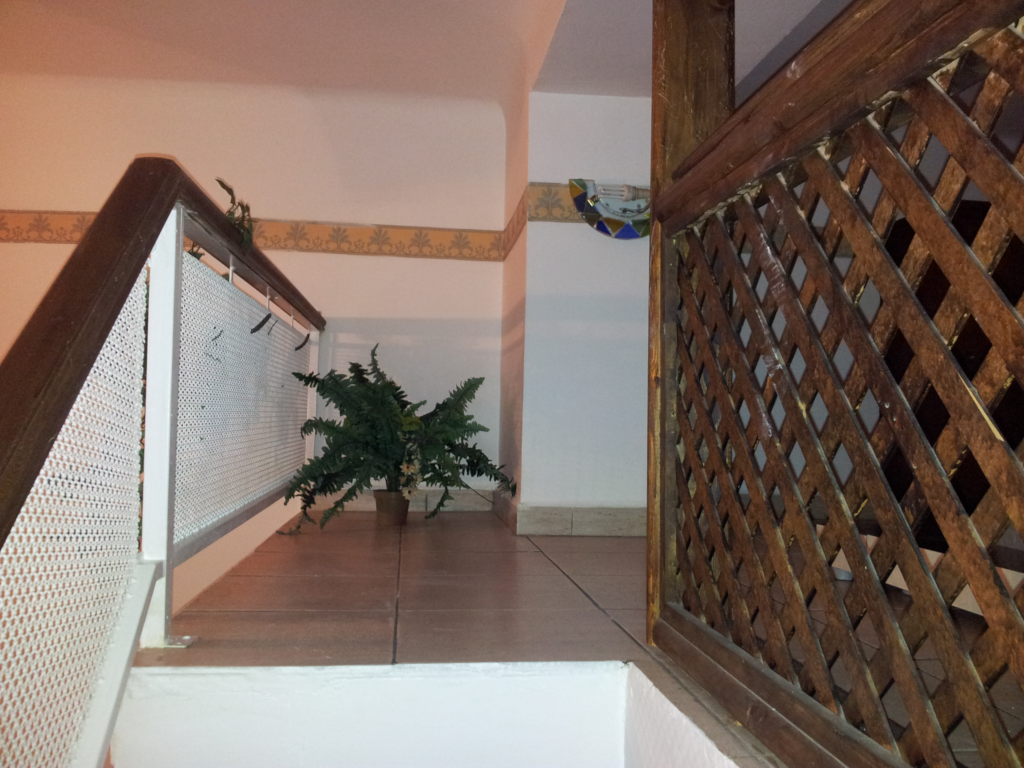
#> input picture vico/week5/scene1.png, 1024 x 768 px
$ jupyter execute --allow-errors VICO_Spring_Week_5_Practical.ipynb   (shell and % lines are left out)
#> lines starting #> are read from the running program, lines starting #| are printed output that depends on the picture
[cell 1]
# The following might be needed if the SIFT code does not run. In this case, you will also need to restart the runtime
# !pip install opencv-contrib-python==4.5.5.62

#VICO Spring Week 5 Practical: Local features

As usual, let's start with the required imports; we also need to download some of the images we will be working with.

[cell 2]
# !wget https://www.dropbox.com/s/ev2zkedv72ivk18/scene1.png
# !wget https://www.dropbox.com/s/uy8t276qptvlrdg/scene2.png

import numpy as np
import cv2
import matplotlib.pyplot as plt

Let's load the images and visualise them; they are two different views of the same scene.

[cell 3]
img1 = cv2.imread("scene1.png")
#> img1 is the input picture: shape (768, 1024, 3); mean B, G, R 99.8, 109.8, 127.4

img1 = cv2.cvtColor(img1, cv2.COLOR_BGR2RGB)

img2 = cv2.imread("scene2.png")
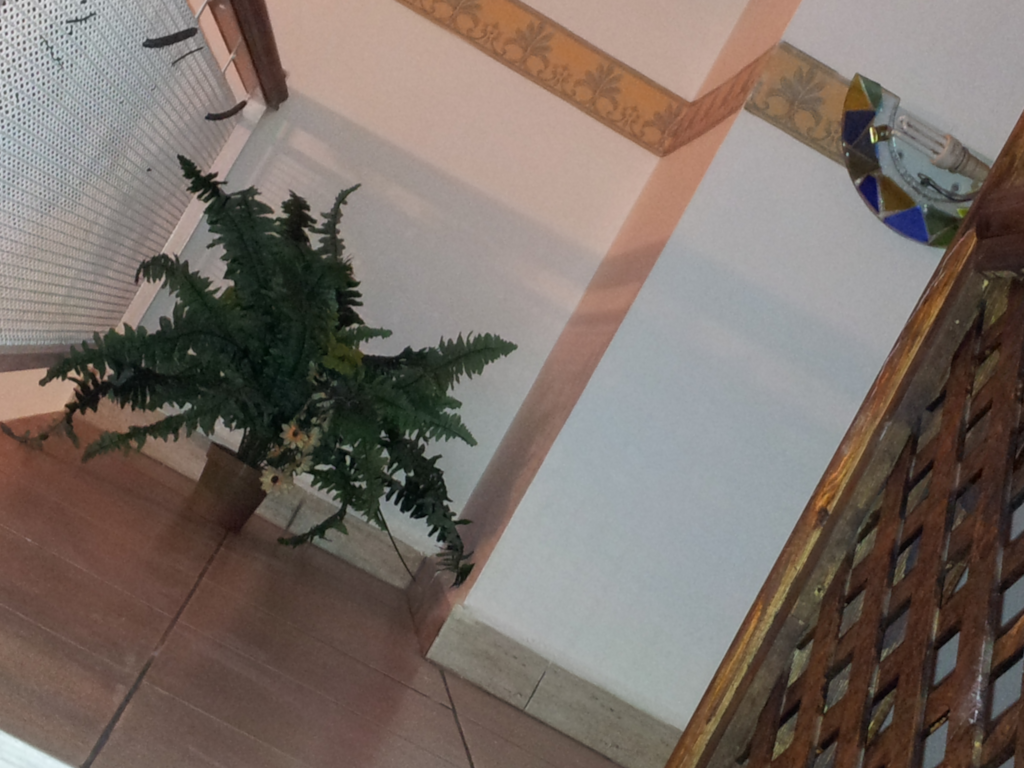
#> input picture vico/week5/scene2.png, 1024 x 768 px
#> img2 is the input picture: shape (768, 1024, 3); mean B, G, R 103.8, 110.8, 122
img2 = cv2.cvtColor(img2, cv2.COLOR_BGR2RGB)

fig=plt.figure(figsize=(16, 16))
fig.add_subplot(1,2,1)
plt.imshow(img1)
fig.add_subplot(1,2,2)
plt.imshow(img2)
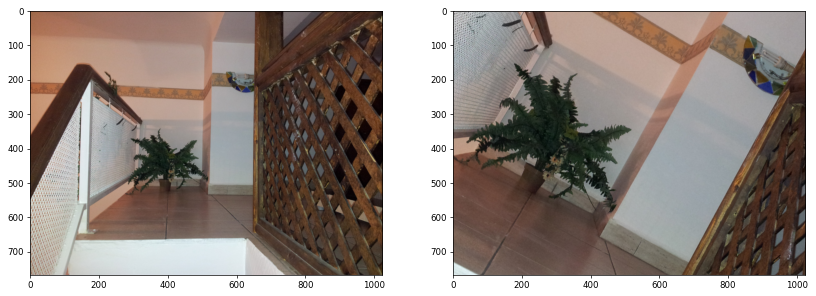
#> figure drawn by matplotlib, 2 panels

Let's detect the SIFT features, create the descriptors and visualise their locations.

[cell 4]
# We could use colour images to detect the features. However, they might be easier to visualise on greyscale images
img1_gray = cv2.cvtColor(img1, cv2.COLOR_BGR2GRAY)
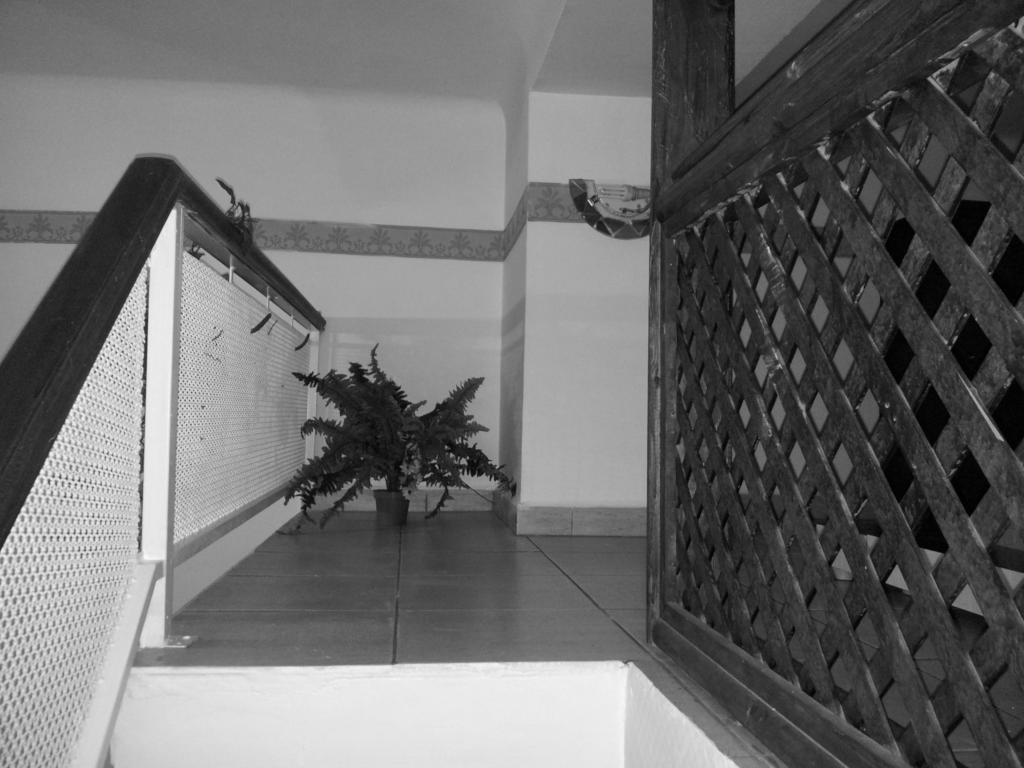
#> img1_gray: shape (768, 1024); min 1, max 250, mean 108.8
img2_gray = cv2.cvtColor(img2, cv2.COLOR_BGR2GRAY)
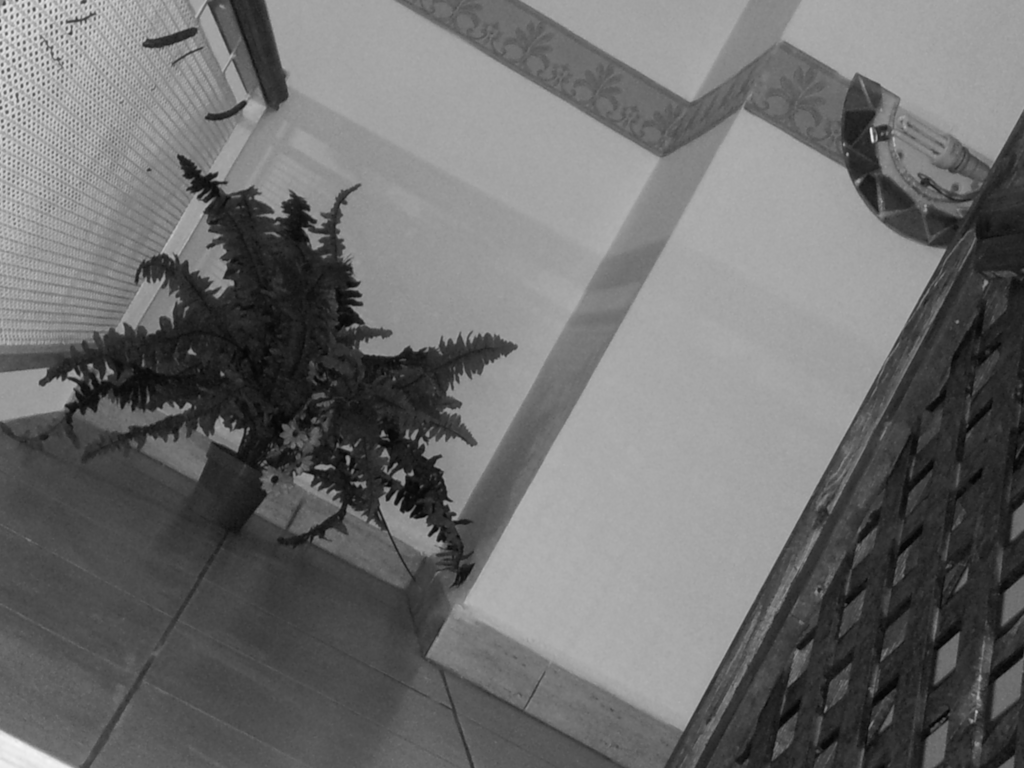
#> img2_gray: shape (768, 1024); min 3, max 245, mean 110

# Create a SIFT detector and inizialise it with the default parameters. N.B. : the parameter values might differ from the ones suggested in the 2004 paper by Lowe.
sift = cv2.SIFT_create()

# Feature detection
key_points1 = sift.detect(img1_gray,None)
#> key_points1 = 3660 keypoints; strongest (x, y, size): (146, 328, 3.7), (146, 320, 3), (143, 392, 4.4), (146, 339, 2.4)
# Feature description
_, descriptors1 = sift.compute(img1_gray, key_points1)
imgOut1 = np.copy(img1_gray)
imgKp1 = cv2.drawKeypoints(img1_gray,key_points1, imgOut1 ,flags = cv2.DRAW_MATCHES_FLAGS_DRAW_RICH_KEYPOINTS)
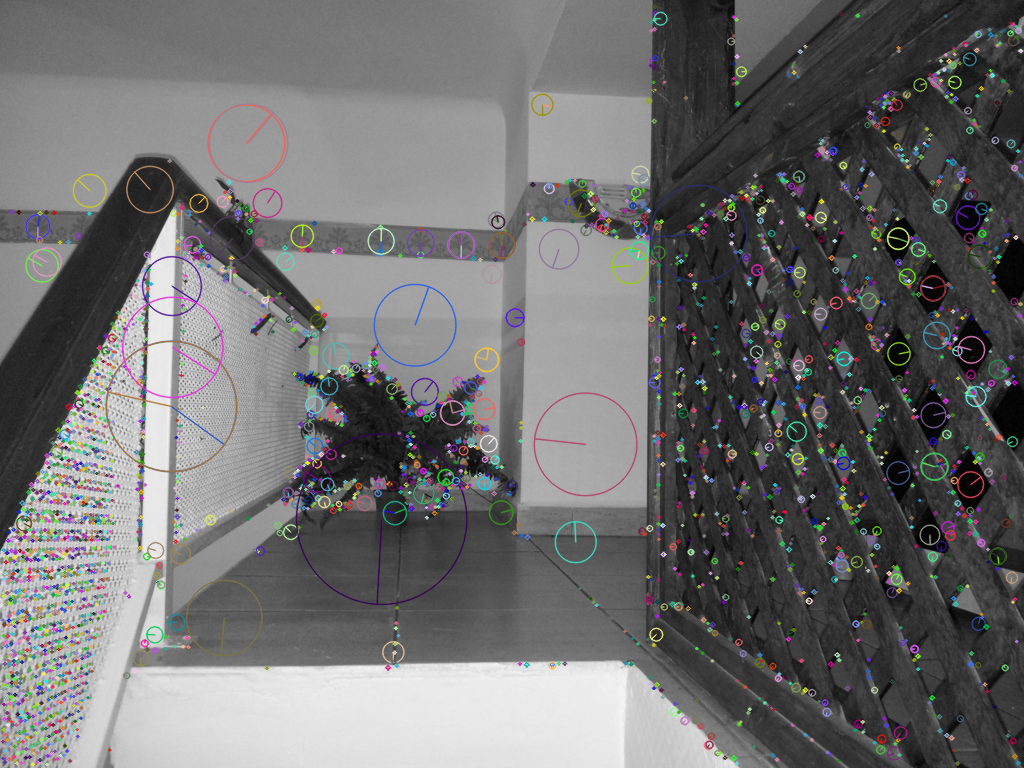
#> imgKp1: shape (768, 1024, 3); mean of channels 0, 1, 2 110, 109.8, 110; drawn as B, G, R

# We can also do feature detection and description in one step
key_points2, descriptors2 = sift.detectAndCompute(img2_gray,None)
#> key_points2 = 2989 keypoints; strongest (x, y, size): (5, 11, 2.4), (872, 140, 2.5), (871, 130, 2.6), (34, 9, 2.3)
#_, descriptors2 = sift.compute(img2_gray, key_points2)
imgOut2 = np.copy(img2_gray)
imgKp2 = cv2.drawKeypoints(img2_gray,key_points2, imgOut2 ,flags = cv2.DRAW_MATCHES_FLAGS_DRAW_RICH_KEYPOINTS)
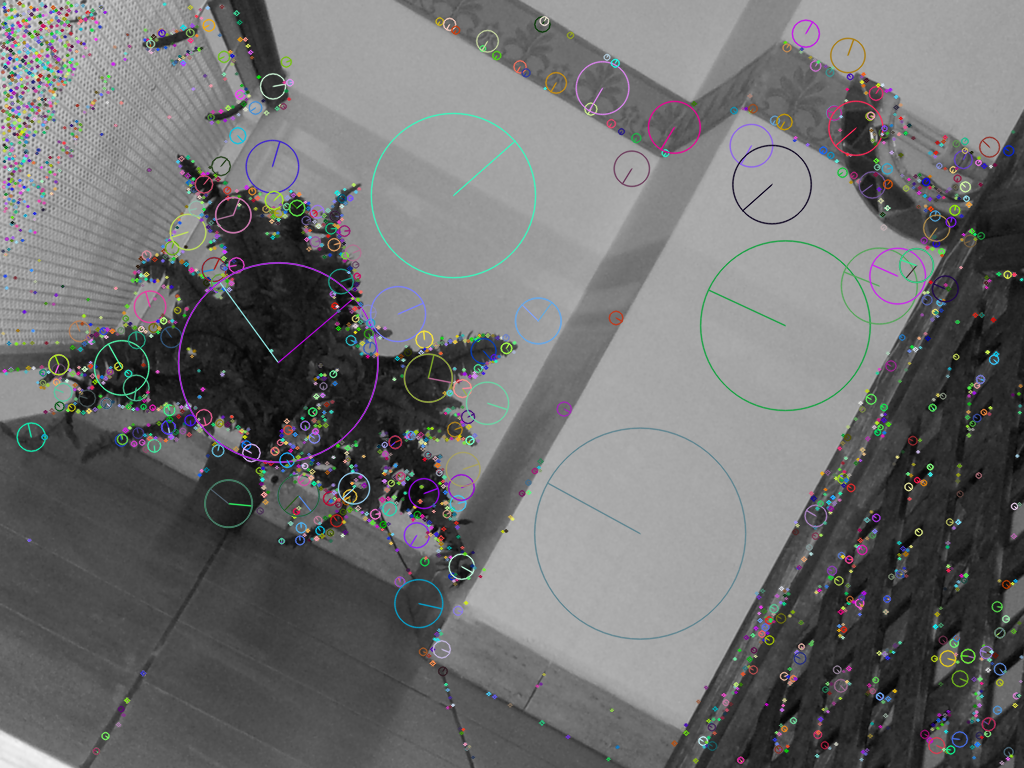
#> imgKp2: shape (768, 1024, 3); mean of channels 0, 1, 2 111.7, 111.5, 111.4; drawn as B, G, R

fig=plt.figure(figsize=(16, 16))
fig.add_subplot(1,2,1)
plt.imshow(imgKp1, cmap = "gray")
fig.add_subplot(1,2,2)
plt.imshow(imgKp2, cmap = "gray")
